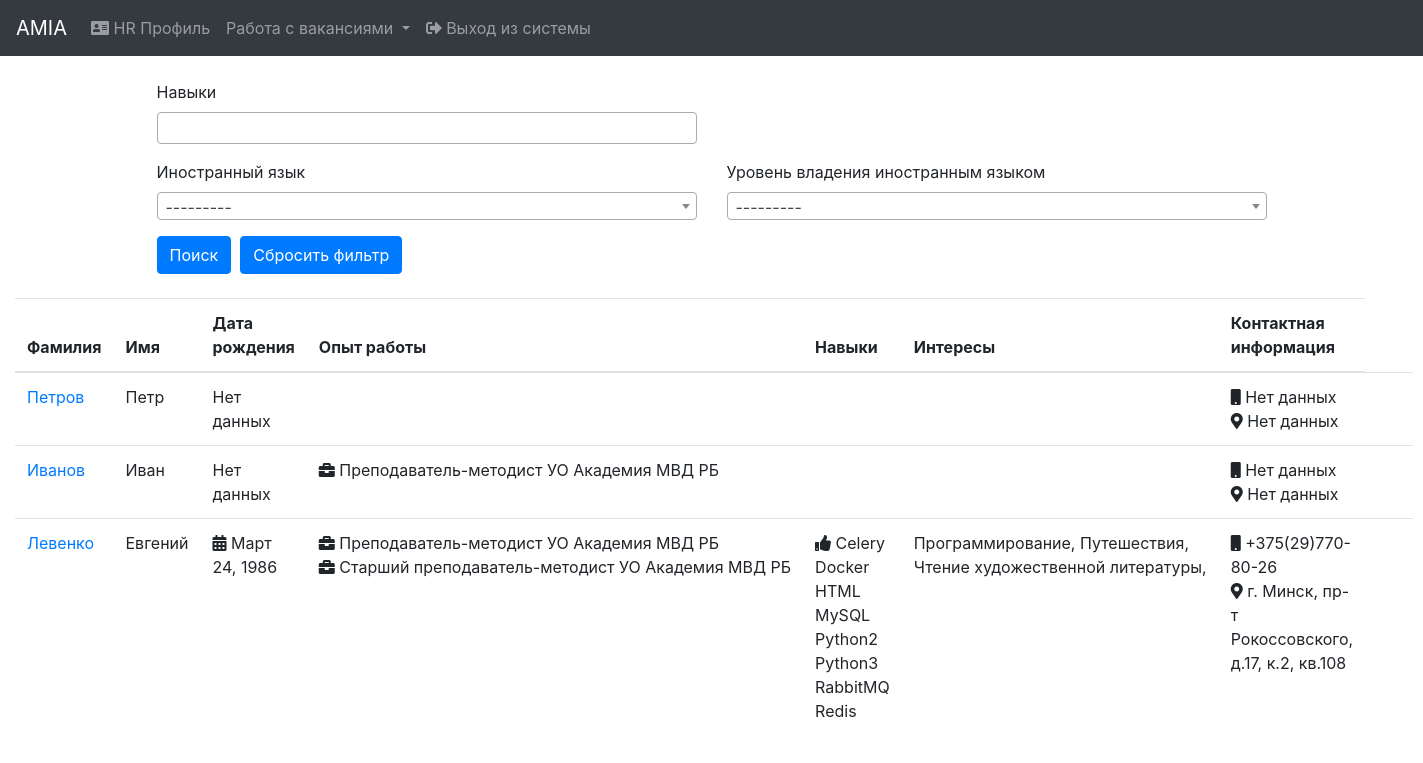
Before: /hr/profiles/ (signed in) with the older database file.
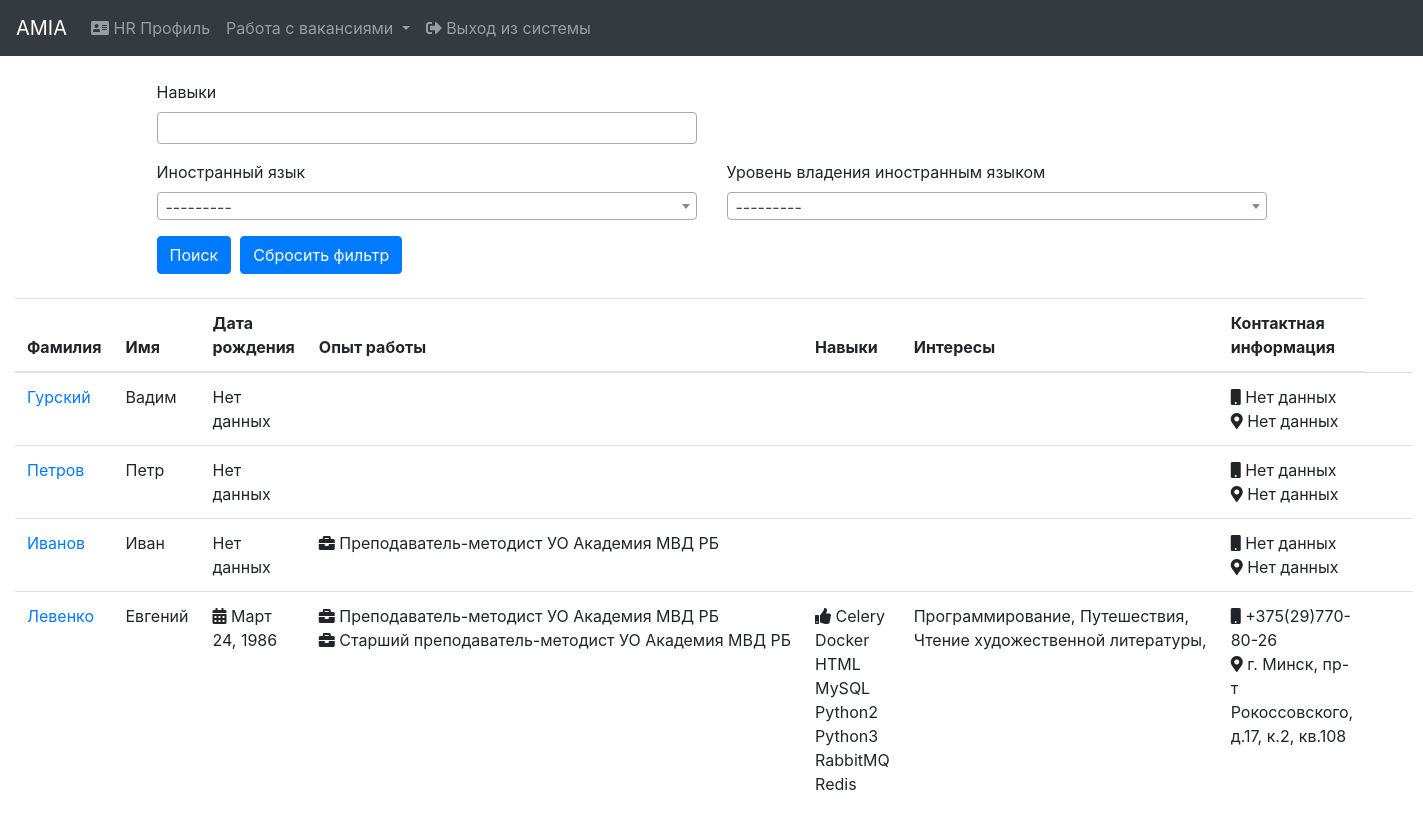
After: the same page with the newer database file.
### social_profile/models.py (models this page shows, shortened)
class SocialProfile(models.Model):
    user = models.OneToOneField(User, on_delete=models.CASCADE)
    last_name = models.CharField(max_length=100, verbose_name="Last name")
    first_name = models.CharField(max_length=100, verbose_name="First name")
    patronymic = models.CharField(max_length=100, verbose_name="Patronymic", blank=True, null=True)
    email = models.EmailField(verbose_name="E-mail")
    date_of_birth = models.DateField(verbose_name="Date_of_birth", blank=True, null=True)
    status = models.IntegerField(verbose_name="Status", default=1)
    date_added = models.DateTimeField(verbose_name="Date_added", auto_now_add=True)
    profile_img = models.ImageField(verbose_name="Profile_img", blank=True, null=True, upload_to='profile')
    about_myself = models.TextField(verbose_name="About_myself", blank=True, null=True)
    contact_information_phone = models.CharField(max_length=255, verbose_name="Phone", blank=True, null=True)
    contact_information_address = models.CharField(max_length=255, verbose_name="Address", blank=True, null=True)
    education = models.ManyToManyField(EducationalInstitution, verbose_name="Education", through="EducationWithInfo")
    work_experience = models.ManyToManyField(WorkExperience, verbose_name="Work experience")
    interests = models.ManyToManyField(Interest, verbose_name="Interests", blank=True)
    skills = models.ManyToManyField(Skill, verbose_name="Skills", blank=True)
    languages = models.ManyToManyField(Language, verbose_name="Language", through='LanguageWithLevel')
    class Meta:
        ordering = ('last_name',)
        verbose_name = 'Social profile'
        verbose_name_plural = 'Social profiles'

class WorkExperience(models.Model):
    company_name = models.CharField(max_length=255, verbose_name="Company name")
    position = models.CharField(max_length=255, verbose_name="Position")
    duty = models.TextField(verbose_name="Duty", blank=True, null=True)
    year_start = models.IntegerField(verbose_name="Start year")
    year_end = models.IntegerField(verbose_name="End year", blank=True, null=True)
    def __str__(self):
        return self.position + ' ' + self.company_name
    class Meta:
        ordering = ('position',)
        verbose_name = 'Work experience'
        verbose_name_plural = 'Work experience'

class Skill(models.Model):
    skill_name = models.CharField(max_length=255, verbose_name="Skill")
    def __str__(self):
        return self.skill_name
    class Meta:
        ordering = ('skill_name',)
        verbose_name = 'Skill'
        verbose_name_plural = 'Skills'

class Interest(models.Model):
    interest_name = models.CharField(max_length=255, verbose_name="Interest")
    def __str__(self):
        return self.interest_name
    class Meta:
        ordering = ('interest_name',)
        verbose_name = 'Interest'
        verbose_name_plural = 'Interests'

### hr/views.py (the view)
# urls.py: path('profiles/', views.ProfilesView.as_view(), name='profiles'),
class ProfilesView(LoginRequiredMixin, View):
    def get(self, request):
        f = ProfileFilter(request.GET, queryset=SocialProfile.objects.distinct().order_by('-pk'))
        paginator = Paginator(f.qs, 50)
        page = request.GET.get('page')
        profiles = paginator.get_page(page)
        return render(request, 'hr/profiles/profiles.html', {'profiles': profiles,
                                                             'filter': f,
                                                             })

### context_processors/models_context.py (called while the page is built)
def models_context(request):
    return {'educational': EducationalInstitution.objects.all(),
            'language_levels': LanguageLevel.objects.all(),
            'languages': Language.objects.all(),
            'specialties': Specialty.objects.all(),
            'skills': Skill.objects.all(),
            'interests': Interest.objects.all(),
            }

### social_profile/models.py (called while the page is built)
    def __str__(self):
        return self.language_name

### hr/templates/hr/profiles/profiles.html (shortened to what this page needs)
{% extends 'base.html' %}
{% block content %}
    {% include 'hr/navbar_hr.html' %}<br>
    <div class="container-fluid">
        {% include 'hr/profiles/search_form.html' %}<br>
        <div class="row">
            <div class="col-lg-12">
                <table class="table table-hover">
                    <thead>
                    <tr>
                        <th scope="col">Фамилия</th>
                        <th scope="col">Имя</th>
                        <th scope="col">Дата рождения</th>
                        <th scope="col">Опыт работы</th>
                        <th scope="col">Навыки</th>
                        <th scope="col">Интересы</th>
                        <th scope="col">Контактная информация</th>
                    </tr>
                    </thead>
                    <tbody>
                    {% for profile in profiles %}
                        <tr>
                            <td><a href="{% url 'profile:profile_data' profile.id %}">{{ profile.last_name }}</a></td>
                            <td>{{ profile.first_name|default:"Нет данных" }}</td>
                            <td>
                                {% if profile.date_of_birth %}
                                    <i class="fas fa-calendar-alt"></i>
                                {% endif %}
                                {{ profile.date_of_birth|default:"Нет данных" }}</td>
                            <td>
                                {% for w_e in profile.work_experience.all %}
                                    <nobr><i class="fas fa-briefcase"></i> {{ w_e }}</nobr><br>
                                {% endfor %}
                            </td>
                            <td>
                                {% if profile.skills.all %}
                                    <i class="fas fa-thumbs-up"></i>
                                {% endif %}
                                {% for skill in profile.skills.all %}
                                    <nobr> {{ skill }}</nobr>
                                {% endfor %}
                            </td>
                            <td>
                                {% for interest in profile.interests.all %}
                                    <nobr>{{ interest }}</nobr>,
                                {% endfor %}
                            </td>
                            <td>
                                <i class="fas fa-mobile"></i> {{ profile.contact_information_phone|default:"Нет данных" }}<br>
                                <i class="fas fa-map-marker-alt"></i> {{ profile.contact_information_address|default:"Нет данных" }}
                            </td>
                            <td></td>
                            <td></td>
                        </tr>
                    {% endfor %}
                    </tbody>
                </table>
            </div>
        </div>
    </div>
{% endblock %}

### templates/base.html (shortened to what this page needs)
<!doctype html>
<html lang="ru">
<head>
    {% load static %}
    <link rel="stylesheet" href="https://cdn.jsdelivr.net/npm/bootstrap@4.5.3/dist/css/bootstrap.min.css">
    <link rel="stylesheet" href="https://use.fontawesome.com/releases/v5.4.2/css/all.css">
    <link href="https://cdn.jsdelivr.net/npm/select2@4.1.0-beta.1/dist/css/select2.min.css" rel="stylesheet" />
</head>
<body>
{% block content %}{% endblock %}
</body>
</html>

### hr/templates/hr/navbar_hr.html (shortened to what this page needs)
<nav class="navbar navbar-expand-lg navbar-dark bg-dark">
    <a class="navbar-brand" href="#">AMIA</a>
    <div class="collapse navbar-collapse" id="navbarSupportedContent">
        <ul class="navbar-nav mr-auto">
            <li class="nav-item">
                <a class="nav-link" href="{% url 'profile:profile_update' request.user.socialprofile.id %}"><i class="fas fa-address-card"></i> HR Профиль <span class="sr-only">(current)</span></a>
            </li>
            <li class="nav-item dropdown">
                <a class="nav-link dropdown-toggle" href="#" id="navbarDropdown" role="button" data-toggle="dropdown" aria-haspopup="true" aria-expanded="false">
                    Работа с вакансиями
                </a>
            </li>
            <li class="nav-item">
                <a class="nav-link" href="{% url 'logout' %}"><i class="fas fa-sign-out-alt"></i> Выход из системы <span class="sr-only">(current)</span></a>
            </li>
        </ul>
    </div>
</nav>

### hr/templates/hr/profiles/search_form.html (shortened to what this page needs)
{% load widget_tweaks %}
<div class="container">
    <form action="{% url 'hr:profiles' %}" method="get">
        <div class="row">
            <div class="col-lg-6">
                <div class="form-group">
                    <label for="exampleInputEmail1">Навыки</label>
                </div>
            </div>
        </div>
        <div class="row">
            <div class="col-lg-6">
                <div class="form-group">
                    <label for="exampleInputEmail1">Иностранный язык</label>
                </div>
            </div>
            <div class="col-lg-6">
                <div class="form-group">
                    <label for="exampleInputEmail1">Уровень владения иностранным языком</label>
                </div>
            </div>
        </div>
        <button type="submit" class="btn btn-primary">Поиск</button>&nbsp;&nbsp;<a href="{% url 'hr:profiles' %}" class="btn btn-primary">Сбросить фильтр</a>
    </form>
</div>

Changed rows visible on the page:
added SocialProfile: last_name "Гурский", first_name "Вадим", date_of_birth "Нет данных", contact_information_phone "Нет данных", contact_information_address "Нет данных"
